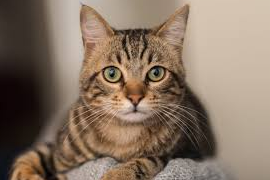
%> input picture EE569_2024Spring_HW4_materials/cat_1.png, 270 x 180 px
$ octave p3c.m   (GNU Octave 9; MATLAB toolbox functions it lacks are replaced by stand-ins)
%> lines starting %> are read from the running program, lines starting %| are printed output that depends on the picture
Cat1 = imread('EE569_2024Spring_HW4_materials/cat_1.png');
%> Cat1 is the input picture: size 180x270x3 uint8; mean R, G, B 135.4, 116.3, 99.8
Cat2 = imread('EE569_2024Spring_HW4_materials/cat_2.png');
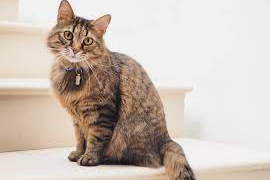
%> input picture EE569_2024Spring_HW4_materials/cat_2.png, 270 x 180 px
%> Cat2 is the input picture: size 180x270x3 uint8; mean R, G, B 204.8, 192.4, 183
Cat3 = imread('EE569_2024Spring_HW4_materials/cat_3.png');
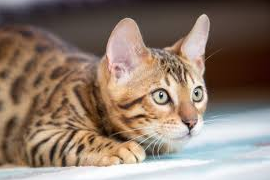
%> input picture EE569_2024Spring_HW4_materials/cat_3.png, 270 x 180 px
%> Cat3 is the input picture: size 180x270x3 uint8; mean R, G, B 141.2, 122.4, 109.1
Dog1 = imread('EE569_2024Spring_HW4_materials/dog_1.png');
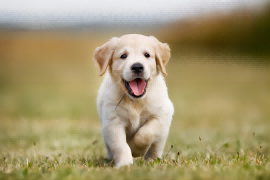
%> input picture EE569_2024Spring_HW4_materials/dog_1.png, 270 x 180 px
%> Dog1 is the input picture: size 180x270x3 uint8; mean R, G, B 163.4, 150.1, 110.2

Cat1 = single(rgb2gray(Cat1));
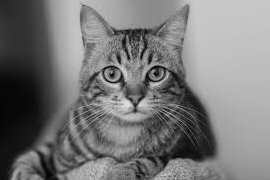
%> Cat1: size 180x270 single; min 1, max 230, mean 120.1
Cat2 = single(rgb2gray(Cat2));
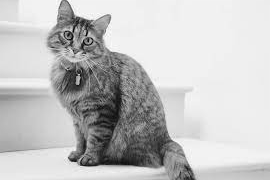
%> Cat2: size 180x270 single; min 5, max 254, mean 195.1
Cat3 = single(rgb2gray(Cat3));
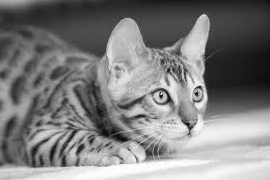
%> Cat3: size 180x270 single; min 5, max 255, mean 126.5
Dog1 = single(rgb2gray(Dog1));
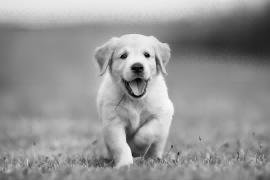
%> Dog1: size 180x270 single; min 3, max 249, mean 149.6

%> (the run ends here)
